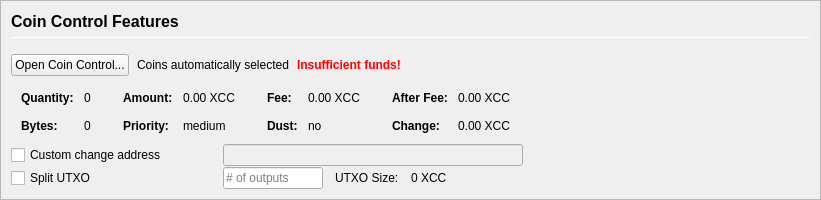
         <widget class="QFrame" name="frameCoinControl">
          <property name="sizePolicy">
           <sizepolicy hsizetype="Expanding" vsizetype="Expanding">
            <horstretch>0</horstretch>
            <verstretch>0</verstretch>
           </sizepolicy>
          </property>
          <property name="maximumSize">
           <size>
            <width>16777215</width>
            <height>16777215</height>
           </size>
          </property>
          <property name="frameShape">
           <enum>QFrame::StyledPanel</enum>
          </property>
          <property name="frameShadow">
           <enum>QFrame::Sunken</enum>
          </property>
          <layout class="QVBoxLayout" name="verticalLayoutCoinControl2">
           <property name="spacing">
            <number>0</number>
           </property>
           <property name="leftMargin">
            <number>0</number>
           </property>
           <property name="topMargin">
            <number>0</number>
           </property>
           <property name="rightMargin">
            <number>0</number>
           </property>
           <property name="bottomMargin">
            <number>0</number>
           </property>
           <item>
            <widget class="QFrame" name="frameCoinControl_BG">
             <layout class="QVBoxLayout" name="verticalLayoutCoinControl" stretch="0,0,0,0,0,0">
              <property name="spacing">
               <number>1</number>
              </property>
              <property name="leftMargin">
               <number>10</number>
              </property>
              <property name="topMargin">
               <number>10</number>
              </property>
              <item>
               <layout class="QHBoxLayout" name="horizontalLayoutCoinControl1">
                <property name="bottomMargin">
                 <number>15</number>
                </property>
                <item>
                 <layout class="QVBoxLayout" name="verticalLayout_3">
                  <property name="spacing">
                   <number>6</number>
                  </property>
                  <item>
                   <widget class="QLabel" name="labelCoinControlFeatures">
                    <property name="sizePolicy">
                     <sizepolicy hsizetype="Preferred" vsizetype="Maximum">
                      <horstretch>0</horstretch>
                      <verstretch>0</verstretch>
                     </sizepolicy>
                    </property>
                    <property name="minimumSize">
                     <size>
                      <width>0</width>
                      <height>20</height>
                     </size>
                    </property>
                    <property name="font">
                     <font>
                      <pointsize>12</pointsize>
                      <weight>75</weight>
                      <bold>true</bold>
                     </font>
                    </property>
                    <property name="styleSheet">
                     <string notr="true">font-weight:bold;</string>
                    </property>
                    <property name="text">
                     <string>Coin Control Features</string>
                    </property>
                   </widget>
                  </item>
                  <item>
                   <widget class="Line" name="line">
                    <property name="minimumSize">
                     <size>
                      <width>0</width>
                      <height>1</height>
                     </size>
                    </property>
                    <property name="maximumSize">
                     <size>
                      <width>16777215</width>
                      <height>1</height>
                     </size>
                    </property>
                    <property name="orientation">
                     <enum>Qt::Horizontal</enum>
                    </property>
                   </widget>
                  </item>
                 </layout>
                </item>
               </layout>
              </item>
              <item>
               <layout class="QHBoxLayout" name="horizontalLayoutCoinControl2" stretch="0,0,0,0">
                <property name="spacing">
                 <number>8</number>
                </property>
                <property name="bottomMargin">
                 <number>10</number>
                </property>
                <item>
                 <widget class="QPushButton" name="pushButtonCoinControl">
                  <property name="styleSheet">
                   <string notr="true"/>
                  </property>
                  <property name="text">
                   <string>Open Coin Control...</string>
                  </property>
                  <property name="autoDefault">
                   <bool>false</bool>
                  </property>
                 </widget>
                </item>
                <item>
                 <widget class="QLabel" name="labelCoinControlAutomaticallySelected">
                  <property name="text">
                   <string>Coins automatically selected</string>
                  </property>
                  <property name="margin">
                   <number>5</number>
                  </property>
                 </widget>
                </item>
                <item>
                 <widget class="QLabel" name="labelCoinControlInsuffFunds">
                  <property name="font">
                   <font>
                    <weight>75</weight>
                    <bold>true</bold>
                   </font>
                  </property>
                  <property name="styleSheet">
                   <string notr="true">color:red;font-weight:bold;</string>
                  </property>
                  <property name="text">
                   <string>Insufficient funds!</string>
                  </property>
                  <property name="margin">
                   <number>5</number>
                  </property>
                 </widget>
                </item>
                <item>
                 <spacer name="horizontalSpacerCoinControl">
                  <property name="orientation">
                   <enum>Qt::Horizontal</enum>
                  </property>
                  <property name="sizeHint" stdset="0">
                   <size>
                    <width>40</width>
                    <height>1</height>
                   </size>
                  </property>
                 </spacer>
                </item>
               </layout>
              </item>
              <item>
               <widget class="QWidget" name="widgetCoinControl" native="true">
                <property name="sizePolicy">
                 <sizepolicy hsizetype="Preferred" vsizetype="Preferred">
                  <horstretch>0</horstretch>
                  <verstretch>0</verstretch>
                 </sizepolicy>
                </property>
                <property name="minimumSize">
                 <size>
                  <width>0</width>
                  <height>0</height>
                 </size>
                </property>
                <property name="styleSheet">
                 <string notr="true"/>
                </property>
                <layout class="QHBoxLayout" name="horizontalLayoutCoinControl5">
                 <property name="leftMargin">
                  <number>0</number>
                 </property>
                 <property name="topMargin">
                  <number>0</number>
                 </property>
                 <property name="rightMargin">
                  <number>0</number>
                 </property>
                 <property name="bottomMargin">
                  <number>0</number>
                 </property>
                 <item>
                  <layout class="QHBoxLayout" name="horizontalLayoutCoinControl3" stretch="0,0,0,1">
                   <property name="spacing">
                    <number>20</number>
                   </property>
                   <property name="topMargin">
                    <number>0</number>
                   </property>
                   <property name="bottomMargin">
                    <number>10</number>
                   </property>
                   <item>
                    <layout class="QFormLayout" name="formLayoutCoinControl1">
                     <property name="horizontalSpacing">
                      <number>10</number>
                     </property>
                     <property name="verticalSpacing">
                      <number>14</number>
                     </property>
                     <property name="leftMargin">
                      <number>10</number>
                     </property>
                     <property name="topMargin">
                      <number>4</number>
                     </property>
                     <property name="rightMargin">
                      <number>6</number>
                     </property>
                     <item row="0" column="0">
                      <widget class="QLabel" name="labelCoinControlQuantityText">
                       <property name="font">
                        <font>
                         <weight>75</weight>
                         <bold>true</bold>
                        </font>
                       </property>
                       <property name="text">
                        <string>Quantity:</string>
                       </property>
                       <property name="margin">
                        <number>0</number>
                       </property>
                      </widget>
                     </item>
                     <item row="0" column="1">
                      <widget class="QLabel" name="labelCoinControlQuantity">
                       <property name="cursor">
                        <cursorShape>IBeamCursor</cursorShape>
                       </property>
                       <property name="contextMenuPolicy">
                        <enum>Qt::ActionsContextMenu</enum>
                       </property>
                       <property name="text">
                        <string notr="true">0</string>
                       </property>
                       <property name="margin">
                        <number>0</number>
                       </property>
                       <property name="textInteractionFlags">
                        <set>Qt::LinksAccessibleByMouse|Qt::TextSelectableByKeyboard|Qt::TextSelectableByMouse</set>
                       </property>
                      </widget>
                     </item>
                     <item row="1" column="0">
                      <widget class="QLabel" name="labelCoinControlBytesText">
                       <property name="font">
                        <font>
                         <weight>75</weight>
                         <bold>true</bold>
                        </font>
                       </property>
                       <property name="text">
                        <string>Bytes:</string>
                       </property>
                      </widget>
                     </item>
                     <item row="1" column="1">
                      <widget class="QLabel" name="labelCoinControlBytes">
                       <property name="cursor">
                        <cursorShape>IBeamCursor</cursorShape>
                       </property>
                       <property name="contextMenuPolicy">
                        <enum>Qt::ActionsContextMenu</enum>
                       </property>
                       <property name="text">
                        <string notr="true">0</string>
                       </property>
                       <property name="textInteractionFlags">
                        <set>Qt::LinksAccessibleByMouse|Qt::TextSelectableByKeyboard|Qt::TextSelectableByMouse</set>
                       </property>
                      </widget>
                     </item>
                    </layout>
                   </item>
                   <item>
                    <layout class="QFormLayout" name="formLayoutCoinControl2">
                     <property name="horizontalSpacing">
                      <number>10</number>
                     </property>
                     <property name="verticalSpacing">
                      <number>14</number>
                     </property>
                     <property name="leftMargin">
                      <number>6</number>
                     </property>
                     <property name="topMargin">
                      <number>4</number>
                     </property>
                     <property name="rightMargin">
                      <number>6</number>
                     </property>
                     <item row="0" column="0">
                      <widget class="QLabel" name="labelCoinControlAmountText">
                       <property name="font">
                        <font>
                         <weight>75</weight>
                         <bold>true</bold>
                        </font>
                       </property>
                       <property name="text">
                        <string>Amount:</string>
                       </property>
                       <property name="margin">
                        <number>0</number>
                       </property>
                      </widget>
                     </item>
                     <item row="0" column="1">
                      <widget class="QLabel" name="labelCoinControlAmount">
                       <property name="cursor">
                        <cursorShape>IBeamCursor</cursorShape>
                       </property>
                       <property name="contextMenuPolicy">
                        <enum>Qt::ActionsContextMenu</enum>
                       </property>
                       <property name="text">
                        <string notr="true">0.00 XCC</string>
                       </property>
                       <property name="textInteractionFlags">
                        <set>Qt::LinksAccessibleByMouse|Qt::TextSelectableByKeyboard|Qt::TextSelectableByMouse</set>
                       </property>
                      </widget>
                     </item>
                     <item row="1" column="0">
                      <widget class="QLabel" name="labelCoinControlPriorityText">
                       <property name="font">
                        <font>
                         <weight>75</weight>
                         <bold>true</bold>
                        </font>
                       </property>
                       <property name="text">
                        <string>Priority:</string>
                       </property>
                      </widget>
                     </item>
                     <item row="1" column="1">
                      <widget class="QLabel" name="labelCoinControlPriority">
                       <property name="cursor">
                        <cursorShape>IBeamCursor</cursorShape>
                       </property>
                       <property name="contextMenuPolicy">
                        <enum>Qt::ActionsContextMenu</enum>
                       </property>
                       <property name="text">
                        <string>medium</string>
                       </property>
                       <property name="textInteractionFlags">
                        <set>Qt::LinksAccessibleByMouse|Qt::TextSelectableByKeyboard|Qt::TextSelectableByMouse</set>
                       </property>
                      </widget>
                     </item>
                    </layout>
                   </item>
                   <item>
                    <layout class="QFormLayout" name="formLayoutCoinControl3">
                     <property name="horizontalSpacing">
                      <number>10</number>
                     </property>
                     <property name="verticalSpacing">
                      <number>14</number>
                     </property>
                     <property name="leftMargin">
                      <number>6</number>
                     </property>
                     <property name="topMargin">
                      <number>4</number>
                     </property>
                     <property name="rightMargin">
                      <number>6</number>
                     </property>
                     <item row="0" column="0">
                      <widget class="QLabel" name="labelCoinControlFeeText">
                       <property name="font">
                        <font>
                         <weight>75</weight>
                         <bold>true</bold>
                        </font>
                       </property>
                       <property name="text">
                        <string>Fee:</string>
                       </property>
                       <property name="margin">
                        <number>0</number>
                       </property>
                      </widget>
                     </item>
                     <item row="0" column="1">
                      <widget class="QLabel" name="labelCoinControlFee">
                       <property name="cursor">
                        <cursorShape>IBeamCursor</cursorShape>
                       </property>
                       <property name="contextMenuPolicy">
                        <enum>Qt::ActionsContextMenu</enum>
                       </property>
                       <property name="text">
                        <string notr="true">0.00 XCC</string>
                       </property>
                       <property name="textInteractionFlags">
                        <set>Qt::LinksAccessibleByMouse|Qt::TextSelectableByKeyboard|Qt::TextSelectableByMouse</set>
                       </property>
                      </widget>
                     </item>
                     <item row="1" column="0">
                      <widget class="QLabel" name="labelCoinControlLowOutputText">
                       <property name="font">
                        <font>
                         <weight>75</weight>
                         <bold>true</bold>
                        </font>
                       </property>
                       <property name="text">
                        <string>Dust:</string>
                       </property>
                      </widget>
                     </item>
                     <item row="1" column="1">
                      <widget class="QLabel" name="labelCoinControlLowOutput">
                       <property name="cursor">
                        <cursorShape>IBeamCursor</cursorShape>
                       </property>
                       <property name="contextMenuPolicy">
                        <enum>Qt::ActionsContextMenu</enum>
                       </property>
                       <property name="text">
                        <string>no</string>
                       </property>
                       <property name="textInteractionFlags">
                        <set>Qt::LinksAccessibleByMouse|Qt::TextSelectableByKeyboard|Qt::TextSelectableByMouse</set>
                       </property>
                      </widget>
                     </item>
                    </layout>
                   </item>
                   <item>
                    <layout class="QFormLayout" name="formLayoutCoinControl4">
                     <property name="horizontalSpacing">
                      <number>10</number>
                     </property>
                     <property name="verticalSpacing">
                      <number>14</number>
                     </property>
                     <property name="leftMargin">
                      <number>6</number>
                     </property>
                     <property name="topMargin">
                      <number>4</number>
                     </property>
                     <property name="rightMargin">
                      <number>6</number>
                     </property>
                     <item row="0" column="0">
                      <widget class="QLabel" name="labelCoinControlAfterFeeText">
                       <property name="font">
                        <font>
                         <weight>75</weight>
                         <bold>true</bold>
                        </font>
                       </property>
                       <property name="text">
                        <string>After Fee:</string>
                       </property>
                       <property name="margin">
                        <number>0</number>
                       </property>
                      </widget>
                     </item>
                     <item row="0" column="1">
                      <widget class="QLabel" name="labelCoinControlAfterFee">
                       <property name="cursor">
                        <cursorShape>IBeamCursor</cursorShape>
                       </property>
                       <property name="contextMenuPolicy">
                        <enum>Qt::ActionsContextMenu</enum>
                       </property>
                       <property name="text">
                        <string notr="true">0.00 XCC</string>
                       </property>
                       <property name="textInteractionFlags">
                        <set>Qt::LinksAccessibleByMouse|Qt::TextSelectableByKeyboard|Qt::TextSelectableByMouse</set>
                       </property>
                      </widget>
                     </item>
                     <item row="1" column="0">
                      <widget class="QLabel" name="labelCoinControlChangeText">
                       <property name="font">
                        <font>
                         <weight>75</weight>
                         <bold>true</bold>
                        </font>
                       </property>
                       <property name="text">
                        <string>Change:</string>
                       </property>
                      </widget>
                     </item>
                     <item row="1" column="1">
                      <widget class="QLabel" name="labelCoinControlChange">
                       <property name="cursor">
                        <cursorShape>IBeamCursor</cursorShape>
                       </property>
                       <property name="contextMenuPolicy">
                        <enum>Qt::ActionsContextMenu</enum>
                       </property>
                       <property name="text">
                        <string notr="true">0.00 XCC</string>
                       </property>
                       <property name="textInteractionFlags">
                        <set>Qt::LinksAccessibleByMouse|Qt::TextSelectableByKeyboard|Qt::TextSelectableByMouse</set>
                       </property>
                      </widget>
                     </item>
                    </layout>
                   </item>
                  </layout>
                 </item>
                </layout>
               </widget>
              </item>
              <item>
               <layout class="QHBoxLayout" name="horizontalLayoutCoinControl4">
                <property name="spacing">
                 <number>12</number>
                </property>
                <property name="sizeConstraint">
                 <enum>QLayout::SetDefaultConstraint</enum>
                </property>
                <property name="topMargin">
                 <number>0</number>
                </property>
                <property name="rightMargin">
                 <number>0</number>
                </property>
                <item>
                 <widget class="QCheckBox" name="checkBoxCoinControlChange">
                  <property name="sizePolicy">
                   <sizepolicy hsizetype="Preferred" vsizetype="Preferred">
                    <horstretch>0</horstretch>
                    <verstretch>0</verstretch>
                   </sizepolicy>
                  </property>
                  <property name="minimumSize">
                   <size>
                    <width>200</width>
                    <height>0</height>
                   </size>
                  </property>
                  <property name="maximumSize">
                   <size>
                    <width>200</width>
                    <height>16777215</height>
                   </size>
                  </property>
                  <property name="toolTip">
                   <string>If this is activated, but the change address is empty or invalid, change will be sent to a newly generated address.</string>
                  </property>
                  <property name="text">
                   <string>Custom change address</string>
                  </property>
                 </widget>
                </item>
                <item>
                 <widget class="QValidatedLineEdit" name="lineEditCoinControlChange">
                  <property name="enabled">
                   <bool>false</bool>
                  </property>
                  <property name="sizePolicy">
                   <sizepolicy hsizetype="Preferred" vsizetype="Preferred">
                    <horstretch>0</horstretch>
                    <verstretch>0</verstretch>
                   </sizepolicy>
                  </property>
                  <property name="minimumSize">
                   <size>
                    <width>300</width>
                    <height>0</height>
                   </size>
                  </property>
                 </widget>
                </item>
                <item>
                 <widget class="QLabel" name="labelCoinControlChangeLabel">
                  <property name="sizePolicy">
                   <sizepolicy hsizetype="Preferred" vsizetype="Preferred">
                    <horstretch>0</horstretch>
                    <verstretch>0</verstretch>
                   </sizepolicy>
                  </property>
                  <property name="minimumSize">
                   <size>
                    <width>100</width>
                    <height>0</height>
                   </size>
                  </property>
                  <property name="text">
                   <string/>
                  </property>
                  <property name="margin">
                   <number>3</number>
                  </property>
                 </widget>
                </item>
               </layout>
              </item>
              <item>
               <layout class="QHBoxLayout" name="horizontalLayoutCoinControl6">
                <property name="spacing">
                 <number>12</number>
                </property>
                <property name="rightMargin">
                 <number>0</number>
                </property>
                <item>
                 <widget class="QCheckBox" name="splitBlockCheckBox">
                  <property name="sizePolicy">
                   <sizepolicy hsizetype="Preferred" vsizetype="Preferred">
                    <horstretch>0</horstretch>
                    <verstretch>0</verstretch>
                   </sizepolicy>
                  </property>
                  <property name="minimumSize">
                   <size>
                    <width>200</width>
                    <height>0</height>
                   </size>
                  </property>
                  <property name="maximumSize">
                   <size>
                    <width>200</width>
                    <height>16777215</height>
                   </size>
                  </property>
                  <property name="text">
                   <string>Split UTXO</string>
                  </property>
                 </widget>
                </item>
                <item>
                 <widget class="QLineEdit" name="splitBlockLineEdit">
                  <property name="sizePolicy">
                   <sizepolicy hsizetype="Preferred" vsizetype="Preferred">
                    <horstretch>50</horstretch>
                    <verstretch>0</verstretch>
                   </sizepolicy>
                  </property>
                  <property name="minimumSize">
                   <size>
                    <width>100</width>
                    <height>0</height>
                   </size>
                  </property>
                  <property name="maximumSize">
                   <size>
                    <width>100</width>
                    <height>16777215</height>
                   </size>
                  </property>
                  <property name="placeholderText">
                   <string># of outputs</string>
                  </property>
                 </widget>
                </item>
                <item>
                 <widget class="QLabel" name="labelBlockSizeText">
                  <property name="text">
                   <string>UTXO Size:</string>
                  </property>
                 </widget>
                </item>
                <item>
                 <widget class="QLabel" name="labelBlockSize">
                  <property name="text">
                   <string>0 XCC</string>
                  </property>
                 </widget>
                </item>
                <item>
                 <spacer name="horizontalSpacer_7">
                  <property name="orientation">
                   <enum>Qt::Horizontal</enum>
                  </property>
                  <property name="sizeHint" stdset="0">
                   <size>
                    <width>40</width>
                    <height>20</height>
                   </size>
                  </property>
                 </spacer>
                </item>
               </layout>
              </item>
              <item>
               <spacer name="verticalSpacerCoinControl">
                <property name="orientation">
                 <enum>Qt::Vertical</enum>
                </property>
                <property name="sizeHint" stdset="0">
                 <size>
                  <width>800</width>
                  <height>1</height>
                 </size>
                </property>
               </spacer>
              </item>
             </layout>
            </widget>
           </item>
          </layout>
         </widget>
